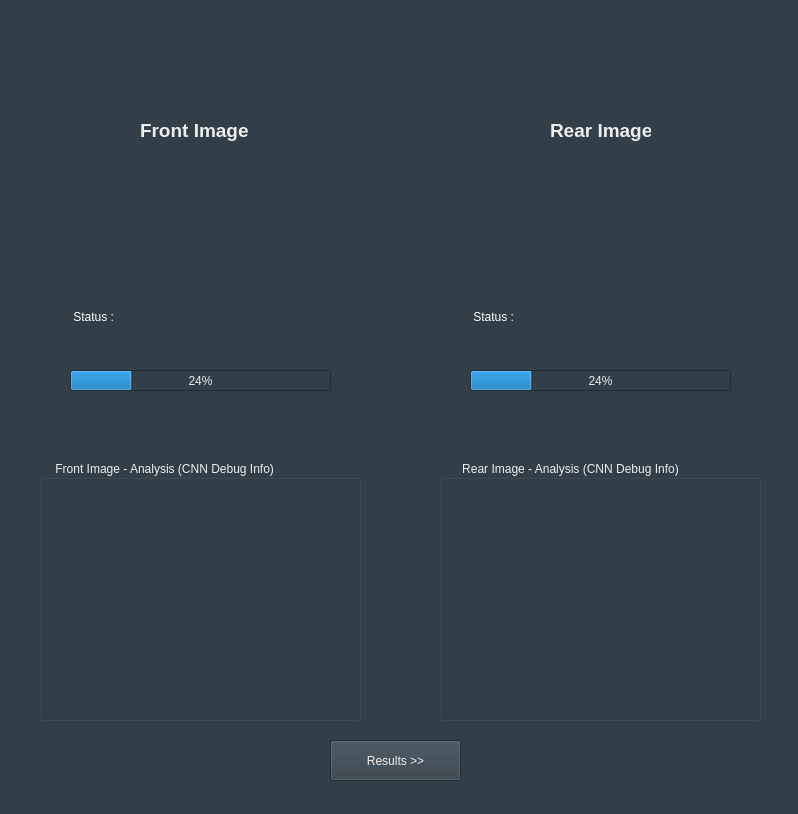
<?xml version="1.0" encoding="UTF-8"?>
<ui version="4.0">
 <class>MainWindow</class>
 <widget class="QMainWindow" name="MainWindow">
  <property name="geometry">
   <rect>
    <x>0</x>
    <y>0</y>
    <width>798</width>
    <height>814</height>
   </rect>
  </property>
  <property name="windowTitle">
   <string>Currency Verification</string>
  </property>
  <property name="styleSheet">
   <string notr="true">background-color: rgb(50, 62, 72);</string>
  </property>
  <widget class="QWidget" name="centralwidget">
   <widget class="QLabel" name="label">
    <property name="geometry">
     <rect>
      <x>0</x>
      <y>0</y>
      <width>801</width>
      <height>81</height>
     </rect>
    </property>
    <property name="text">
     <string/>
    </property>
    <property name="pixmap">
     <pixmap>../assets/Logo.png</pixmap>
    </property>
   </widget>
   <widget class="QLabel" name="label_2">
    <property name="geometry">
     <rect>
      <x>50</x>
      <y>160</y>
      <width>301</width>
      <height>111</height>
     </rect>
    </property>
    <property name="text">
     <string/>
    </property>
   </widget>
   <widget class="QLabel" name="label_4">
    <property name="geometry">
     <rect>
      <x>140</x>
      <y>120</y>
      <width>111</width>
      <height>21</height>
     </rect>
    </property>
    <property name="font">
     <font>
      <pointsize>14</pointsize>
      <weight>75</weight>
      <bold>true</bold>
     </font>
    </property>
    <property name="styleSheet">
     <string notr="true">color: rgb(238, 238, 236);</string>
    </property>
    <property name="text">
     <string>Front Image</string>
    </property>
   </widget>
   <widget class="QProgressBar" name="progressBar">
    <property name="geometry">
     <rect>
      <x>70</x>
      <y>370</y>
      <width>261</width>
      <height>21</height>
     </rect>
    </property>
    <property name="styleSheet">
     <string notr="true">color: rgb(238, 238, 236);</string>
    </property>
    <property name="value">
     <number>24</number>
    </property>
   </widget>
   <widget class="QProgressBar" name="progressBar_2">
    <property name="geometry">
     <rect>
      <x>470</x>
      <y>370</y>
      <width>261</width>
      <height>21</height>
     </rect>
    </property>
    <property name="styleSheet">
     <string notr="true">color: rgb(238, 238, 236);</string>
    </property>
    <property name="value">
     <number>24</number>
    </property>
   </widget>
   <widget class="QLabel" name="label_6">
    <property name="geometry">
     <rect>
      <x>470</x>
      <y>310</y>
      <width>261</width>
      <height>51</height>
     </rect>
    </property>
    <property name="font">
     <font>
      <pointsize>9</pointsize>
     </font>
    </property>
    <property name="styleSheet">
     <string notr="true">color: rgb(255, 255, 255);</string>
    </property>
    <property name="text">
     <string> Status :</string>
    </property>
    <property name="alignment">
     <set>Qt::AlignLeading|Qt::AlignLeft|Qt::AlignTop</set>
    </property>
   </widget>
   <widget class="QLabel" name="label_7">
    <property name="geometry">
     <rect>
      <x>70</x>
      <y>310</y>
      <width>261</width>
      <height>51</height>
     </rect>
    </property>
    <property name="font">
     <font>
      <pointsize>9</pointsize>
     </font>
    </property>
    <property name="styleSheet">
     <string notr="true">color: rgb(255, 255, 255);</string>
    </property>
    <property name="text">
     <string> Status :</string>
    </property>
    <property name="alignment">
     <set>Qt::AlignLeading|Qt::AlignLeft|Qt::AlignTop</set>
    </property>
   </widget>
   <widget class="QGroupBox" name="groupBox">
    <property name="geometry">
     <rect>
      <x>40</x>
      <y>460</y>
      <width>321</width>
      <height>261</height>
     </rect>
    </property>
    <property name="styleSheet">
     <string notr="true">color: rgb(238, 238, 236);</string>
    </property>
    <property name="title">
     <string>    Front Image - Analysis (CNN Debug Info)</string>
    </property>
   </widget>
   <widget class="QLabel" name="label_3">
    <property name="geometry">
     <rect>
      <x>450</x>
      <y>160</y>
      <width>301</width>
      <height>111</height>
     </rect>
    </property>
    <property name="text">
     <string/>
    </property>
   </widget>
   <widget class="QLabel" name="label_5">
    <property name="geometry">
     <rect>
      <x>550</x>
      <y>120</y>
      <width>101</width>
      <height>21</height>
     </rect>
    </property>
    <property name="font">
     <font>
      <pointsize>14</pointsize>
      <weight>75</weight>
      <bold>true</bold>
     </font>
    </property>
    <property name="styleSheet">
     <string notr="true">color: rgb(238, 238, 236);</string>
    </property>
    <property name="text">
     <string>Rear Image</string>
    </property>
   </widget>
   <widget class="QGroupBox" name="groupBox_2">
    <property name="geometry">
     <rect>
      <x>440</x>
      <y>460</y>
      <width>321</width>
      <height>261</height>
     </rect>
    </property>
    <property name="styleSheet">
     <string notr="true">color: rgb(238, 238, 236);</string>
    </property>
    <property name="title">
     <string>      Rear Image - Analysis (CNN Debug Info)</string>
    </property>
   </widget>
   <widget class="QPushButton" name="pushButton">
    <property name="geometry">
     <rect>
      <x>330</x>
      <y>740</y>
      <width>131</width>
      <height>41</height>
     </rect>
    </property>
    <property name="styleSheet">
     <string notr="true">color: rgb(238, 238, 236);</string>
    </property>
    <property name="text">
     <string>Results &gt;&gt;</string>
    </property>
   </widget>
  </widget>
  <widget class="QStatusBar" name="statusbar"/>
 </widget>
 <resources/>
 <connections/>
</ui>
